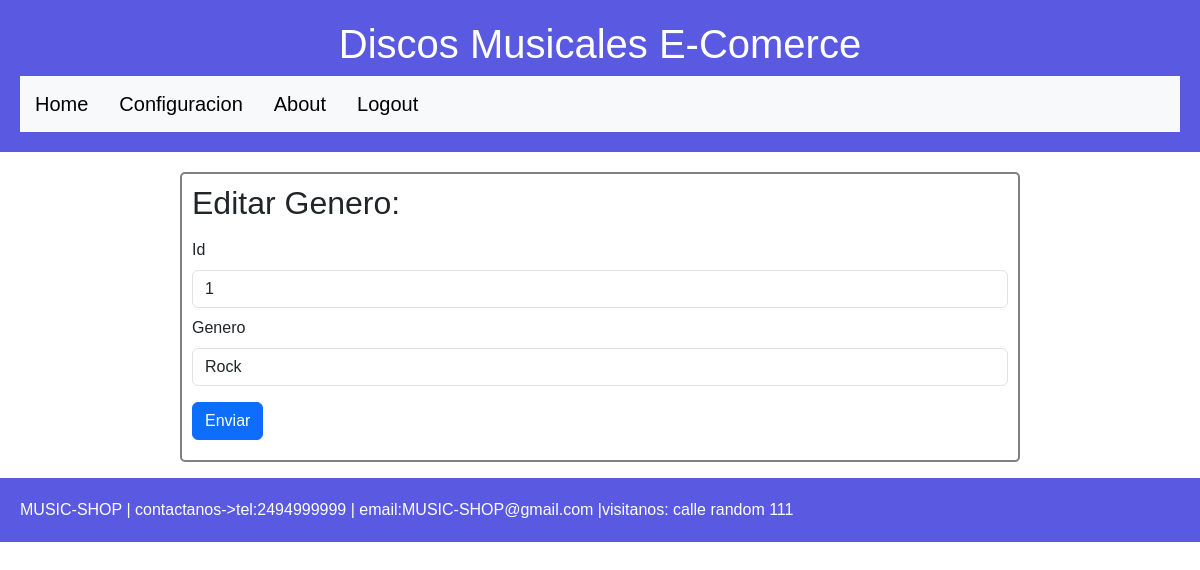
Before: /modificarGen/1 (signed in) with the older database file.
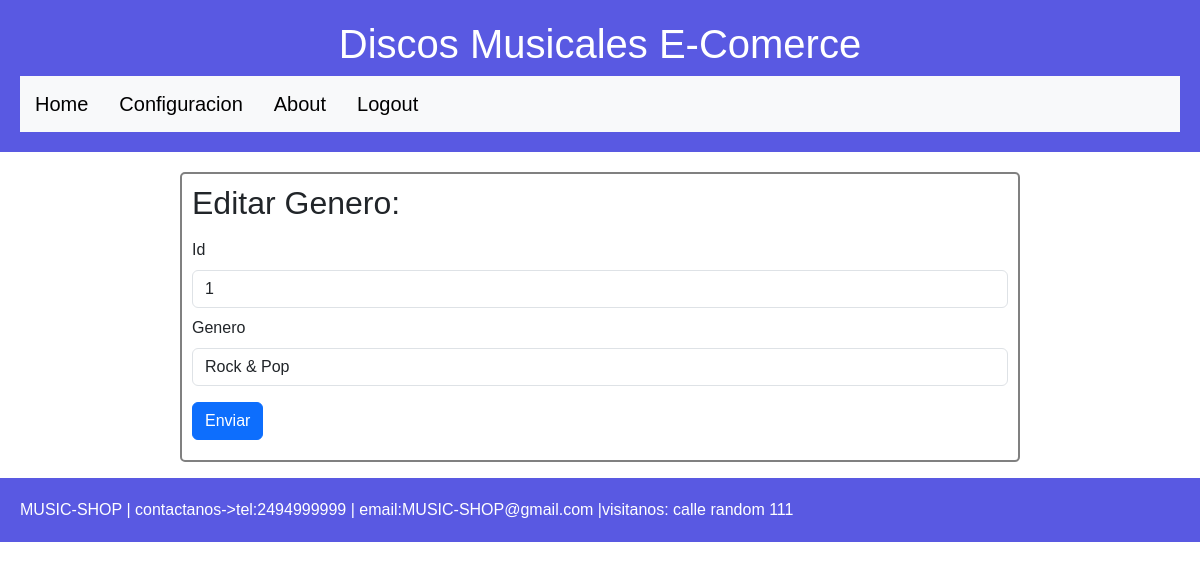
After: the same page with the newer database file.
### tables this page shows
CREATE TABLE `genero` (
  `id` int(10) NOT NULL,
  `categoria` varchar(250) NOT NULL
);

### app/controllers/config.controller.php (called while the page is built, shortened)
<?php
require_once './app/views/config.view.php';
require_once './app/models/generos.model.php';
class ConfigController{
    private $genModel;
    private $view;
    public function __construct() {
        $this->genModel = new GenerosModel();
        $this->view = new configView();
    }
    public function modificarGenero($id){
        $genero =  $this->genModel->modificarGenero($id);
        $this->view->modificarGenero($genero);
    }
}

### app/models/generos.model.php (called while the page is built, shortened)
<?php
class GenerosModel{
    private $db;
    public function __construct(){
        $this->db = new PDO("mysql:host=".MYSQL_HOST.";dbname=".MYSQL_DB.";charset=utf8",MYSQL_USER,MYSQL_PASS);
    }
    public function modificarGenero($id){
        $query = $this->db->prepare('SELECT * FROM genero WHERE id=?');
        $query->execute([$id]);
        $gen = $query->fetch(PDO::FETCH_OBJ);
        return $gen;
    }
}

### app/views/config.view.php (the view, shortened to what this page needs)
<?php
class configView{
        require_once 'templates/header.phtml'?>
        <?php
    public function modificarGenero($genero){
        require_once 'templates/header.phtml'; ?>
            <form class="mb-3 formulario" action="updateGenero" method="POST">
                <h2>Editar Genero:</h2>
                <label class="form-label  mt-2">Id</label>
                <input  class="form-control" required type="number"name="id" value="<?= $genero->id ?>">
                <label class="form-label  mt-2">Genero</label>
                <input class="form-control" required type="text" name="categoria" value="<?= $genero->categoria ?>">
                <button type="submit" class="btn btn-primary boton mt-3" >Enviar</button>
            </form><?php
        require_once 'templates/footer.phtml';
    }
}
?>

### router.php (shortened to what this page needs)
<?php
require_once "./app/controllers/config.controller.php";
$action = 'home';
if (!empty( $_GET['action'])) {
    $action = $_GET['action'];
}
$params = explode('/', $action);
switch ($params[0]) {
    case 'modificarGen':
        $controller = new ConfigController();
        $controller->modificarGenero($params[1]);
        break;
}

### templates/header.phtml (shortened to what this page needs)
<!DOCTYPE html>
<html lang="en">
<head>
    <link href="https://cdn.jsdelivr.net/npm/bootstrap@5.3.2/dist/css/bootstrap.min.css" rel="stylesheet">
    <link rel="stylesheet" href="css/style.css">
</head>
<body>
    <header>
        <nav class="titulo container-fluid">
            <h1 class="col-12 text-center">Discos Musicales E-Comerce</h1>
            <nav class="navbar navbar-expand-lg bg-body-tertiary">
                <a class="navbar-brand" href="home">Home</a>
                <?php if(isset($_SESSION['logueado'])&&($_SESSION['logueado']->nivel == 'admin')){ ?>
                <a class="navbar-brand" href="configuracion">Configuracion</a>
                <?php } ?>
                <a class="navbar-brand" href="about">About</a>
                <?php if(isset($_SESSION['logueado'])){
                    ?><a class="navbar-brand" href="logout">Logout</a><?php
                } else {
                    ?><a class="navbar-brand" href="login">Login</a><?php
                }?>
            </nav>
        </nav>
    </header>

### templates/footer.phtml (shortened to what this page needs)
    <footer>
        MUSIC-SHOP | contactanos->tel:2494999999 | email:MUSIC-SHOP@gmail.com |visitanos: calle random 111
    </footer>
</body>
</html>

### css/style.css (style rules this page uses)
body { font-family:Arial, Helvetica, sans-serif; }
.titulo, footer { padding: 20px; background-color: #5959e2; color:white; }
.formulario { max-width: 70%; margin: 20px auto 20px; padding: 10px; border: 2px solid gray; border-radius: 5px; }
a { margin-left: 15px; }
.boton { margin:10px auto 10px; }

Changed rows visible on the page:
changed genero id 1: categoria "Rock" → "Rock & Pop"
